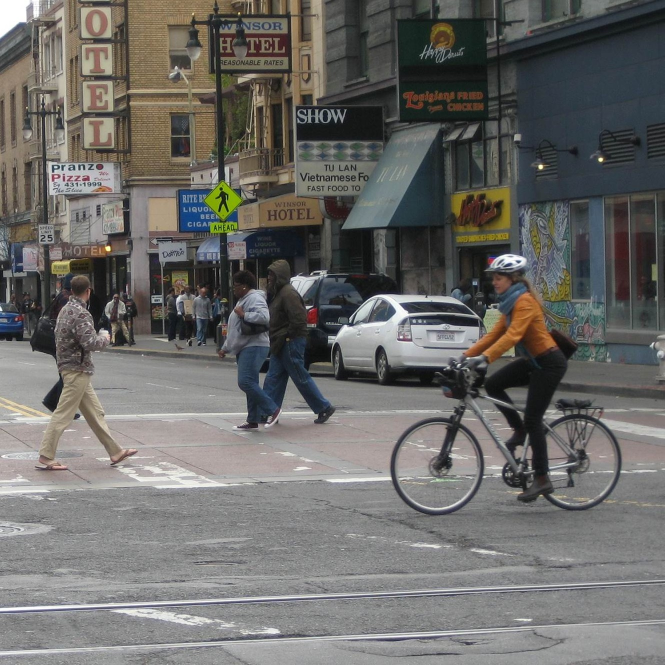
#> input picture landing algorithm/deep/yolov5/img/street.jpg, 1330 x 1330 px (shown at 1/2 size)
$ python -i EdgeDrawing.py   (imports and definitions only)   (older library calls are emulated)
#> lines starting #> are read from the running program, lines starting #| are printed output that depends on the picture
# -*- coding: utf-8 -*-
"""
Created on Sat Apr 21 13:10:49 2018

@author: Shaojun Luo
"""
import numpy as np
import cv2

# define value of HORIZONTAL
HORIZONTAL = 1
VERTICAL = -1
LEFT = -1
RIGHT = 1
UP = -1
DOWN = 1
max_gap = 4
# default parameters
EDParam_default = {'ksize': 3,
                   'sigma': 1.0,
                   'gradientThreshold': 50,
                   'anchorThreshold': 3,
                   'scanIntervals': 1}

class EdgeDrawing:
    # initiation
    def __init__(self, EDParam = EDParam_default):
        #	EDLineDetector constructor function
        #set parameters for line segment detection
        self.ksize_ = EDParam['ksize']
        self.sigma_ = EDParam['sigma']
        self.gradientThreshold_ = EDParam['gradientThreshold']
        self.anchorThreshold_  = EDParam['anchorThreshold']
        self.scanIntervals_    = EDParam['scanIntervals']
        #dimension of image
        self.MAX_X = 0
        self.MAX_Y = 0
        self.G_ = np.array([])
        self.D_ = np.array([])
        self.E_ = np.array([])

    # search algorithm for EdgeDrawing
    def GoUp_(self,x, y):
        segment = [] # array to record edge segment
        direct_next = None # search direction of left side similart to right, up and down
        while x>0 and self.G_[x,y]>0 and not self.E_[x,y]:
            next_y = [max(0,y-1), y, min(self.MAX_Y-1,y+1)] # search in a valid area
            segment.append((x,y))# extend line segments
            if self.D_[x,y] == VERTICAL:
                self.E_[x, y] = True # mark as edge
                y_last = y # record parent pixel
                x, y = x-1, next_y[np.argmax(self.G_[x-1, next_y])]# walk to next pixel with max gradient
            else:
                direct_next = y - y_last # change direction to continue search
                break # stop and proceed to next search
        return segment,direct_next

    def GoDown_(self,x, y):
        segment = []
        direct_next = None
        while x < self.MAX_X-1 and self.G_[x,y]>0 and not self.E_[x, y]:
            next_y = [max(0,y-1), y, min(self.MAX_Y-1,y+1)]
            segment.append((x,y))
            if self.D_[x,y] == VERTICAL:
                self.E_[x, y] = True
                y_last = y
                x, y = x+1, next_y[np.argmax(self.G_[x+1, next_y])]
            else:
                direct_next = y - y_last
                break
        return segment,direct_next

    def GoRight_(self,x, y):
        segment = []
        direct_next = None
        while y < self.MAX_Y-1 and self.G_[x,y]>0 and not self.E_[x,y]:
            next_x =  [max(0,x-1), x, min(self.MAX_X-1,x+1)]
            segment.append((x,y))
            if self.D_[x,y] == HORIZONTAL:
                self.E_[x, y] = True
                x_last = x
                x, y = next_x[np.argmax(self.G_[next_x, y+1])], y+1
            else:
                direct_next = x - x_last
                break
        return segment,direct_next

    def GoLeft_(self,x, y):
        segment = []
        direct_next = None
        while y>0 and self.G_[x, y]>0 and not self.E_[x, y]:
            next_x = [max(0,x-1), x, min(self.MAX_X-1,x+1)]
            segment.append((x,y))
            if self.D_[x,y] == HORIZONTAL:
                self.E_[x, y] = True
                x_last = x
                x, y = next_x[np.argmax(self.G_[next_x, y-1])], y-1
            else:
                direct_next = x - x_last
                break
        return segment, direct_next

    # walk down until reach the end
    def SmartWalk_(self, x,y,direct_next):
        segment = [(x,y)]
        while direct_next is not None:
            x, y = segment[-1][0], segment[-1][1]
            # if the last point of chain is horizontal, explore horizontally
            if self.D_[x,y] == HORIZONTAL:
                # get segment sequence
                if direct_next == LEFT:
                    s, direct_next = self.GoLeft_(x,y)
                elif direct_next == RIGHT:
                    s, direct_next = self.GoRight_(x,y)
                else: break
# [4 lines of commented-out code are left out]
            elif self.D_[x,y] == VERTICAL:  # explore vertically
                if direct_next == UP:
                    s, direct_next = self.GoUp_(x,y)
                elif direct_next == DOWN:
                    s, direct_next = self.GoDown_(x,y)
                else: break
# [4 lines of commented-out code are left out]
            else: # if the next pixel is invalid
                break
            if len(s) > 1:
                segment.extend(s[1:])
        return segment
    # find list of anchors
    def FindAnchors_(self,image):
        # detect the anchor
        anchor_list = []
        for i in range(1,image.shape[0]-1,self.scanIntervals_):
            for j in range(1,image.shape[1]-1,self.scanIntervals_):
                if self.D_[i,j] == HORIZONTAL:  # HORIZONTAL EDGl compare up & down
                    if self.G_[i,j] - self.G_[i-1,j] >= self.anchorThreshold_ and self.G_[i,j] - self.G_[i+1,j] >= self.anchorThreshold_:
                        anchor_list.append((i,j))
                elif self.D_[i,j] == VERTICAL: # VERTICAL EDGE. Compare with left & right.
                    if self.G_[i,j] - self.G_[i,j-1] >= self.anchorThreshold_ and self.G_[i,j] - self.G_[i,j+1] >= self.anchorThreshold_:
                        anchor_list.append((i,j))
        return anchor_list
    # merge edges
    # [41 lines left out: function MergeEdges_, not called in this run]
    # edge drawing algorithm
    def EdgeDrawing(self, image, smoothed = False):
        # validation check for image
        if len(image.shape)>2:
            raise('Use only 1 channel or grayscale image')
            return None
        # set up dimension
        self.MAX_X = image.shape[0]
        self.MAX_Y = image.shape[1]
        # if not smoothed then smooth it
        if not smoothed: #input image hasn't been smoothed.
            img = cv2.GaussianBlur(image,(self.ksize_,self.ksize_),self.sigma_)
        else:
            img = image.copy()
        # compute dx,dy imagegradient
        dxImg_ = cv2.Sobel(img,cv2.CV_64F,1,0,ksize=1)
        dyImg_ = cv2.Sobel(img,cv2.CV_64F,0,1,ksize=1)

        # Compute gradient map and direction map
        #self.G_ = np.sqrt(dxImg_*dxImg_ + dyImg_*dyImg_)
        self.G_ = np.abs(dxImg_)+ np.abs(dyImg_)
        self.G_[self.G_ < self.gradientThreshold_] = 0
        # If true, then it is horizontal edge
        self.D_ = -np.sign(np.abs(dxImg_) - np.abs(dyImg_))
        self.D_[self.G_ < self.gradientThreshold_] = 0

        #cv2.imwrite('Gradient.bmp',255*(self.G_>0).astype(int))
        # find anchor list
        anchor_list = self.FindAnchors_(image)

        edges = []
        # initiate edgemap
        self.E_ = np.zeros(self.G_.shape,dtype = bool)
        # first round edrawing, get fragment segments
        for anchor in anchor_list:
            if not self.E_[anchor]: # if not mark as edges
                # walk right or down
                segment_1 = self.SmartWalk_(anchor[0], anchor[1], 1)
                # reset anchor point
                self.E_[anchor] = False
                # walk left or up
                segment_2 = self.SmartWalk_(anchor[0], anchor[1], -1)
                # concat two segments
                if len(segment_1[::-1] + segment_2)>0:
                    edges.append(segment_1[::-1] + segment_2[1:])
        # merge the edges with same direction
        #self.MergeEdges_(edges)
        edge_map = 255*self.E_.astype(np.uint8)
        return edges, edge_map


# [11 lines of commented-out code are left out]

>>> import cv2
>>> picture = cv2.imread('../yolov5/img/street.jpg', cv2.IMREAD_GRAYSCALE)
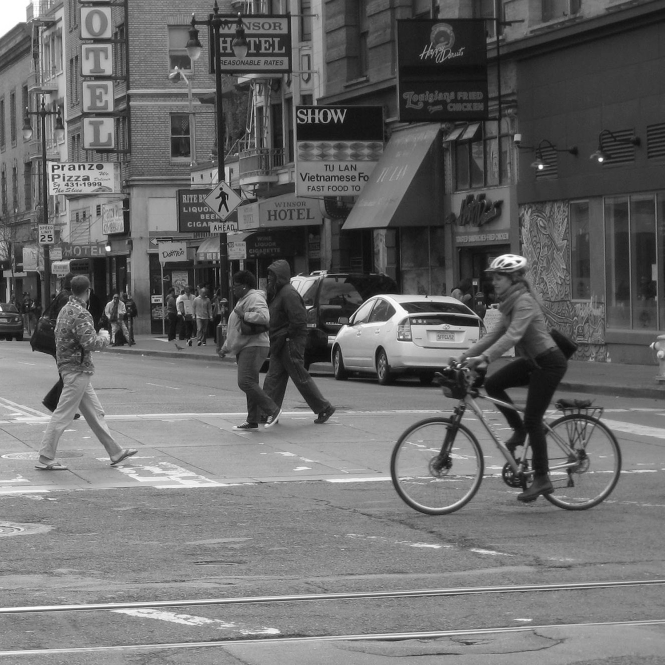
#> picture: shape (1330, 1330) (shown at 1/2 size); min 0, max 255, mean 106.3
>>> result = EdgeDrawing().EdgeDrawing(picture)
#> in __init__, `self.ksize_ = EDParam['ksize']`: self.ksize_ = 3
#> in __init__, `self.sigma_ = EDParam['sigma']`: self.sigma_ = 1
#> in __init__, `self.gradientThreshold_ = EDParam['gradientThreshold']`: self.gradientThreshold_ = 50
#> in __init__, `self.anchorThreshold_  = EDParam['anchorThreshold']`: self.anchorThreshold_ = 3
#> in __init__, `self.scanIntervals_    = EDParam['scanIntervals']`: self.scanIntervals_ = 1
#> in EdgeDrawing, `dxImg_ = cv2.Sobel(img,cv2.CV_64F,1,0,ksize=1)`:
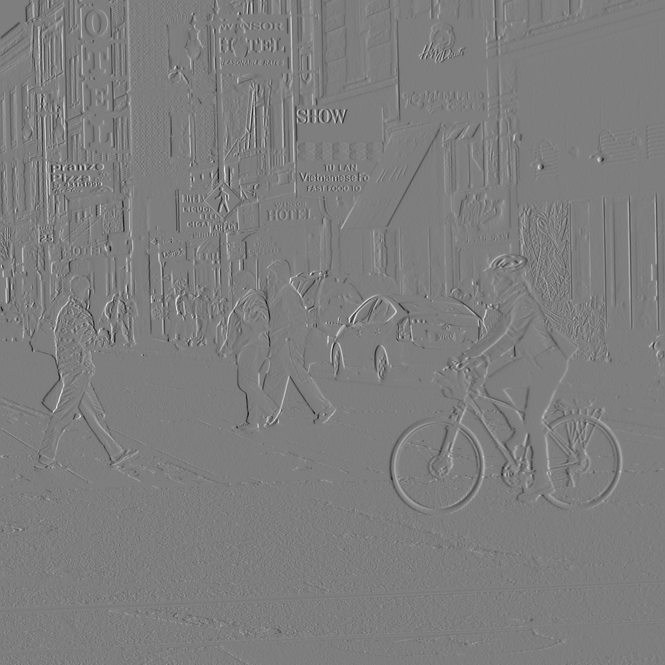
#> dxImg_: shape (1330, 1330) float64 (shown at 1/2 size); min -130, max 133, mean -0.1; drawn with min black and max white
#> in EdgeDrawing, `dyImg_ = cv2.Sobel(img,cv2.CV_64F,0,1,ksize=1)`:
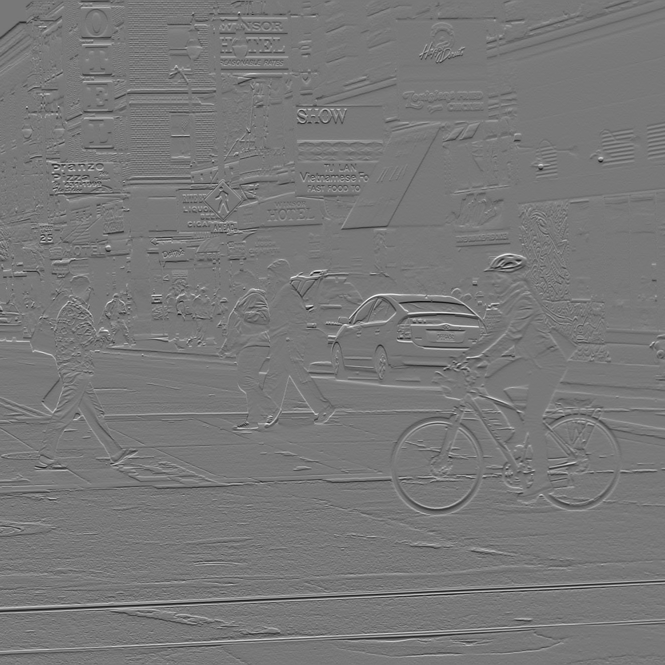
#> dyImg_: shape (1330, 1330) float64 (shown at 1/2 size); min -121, max 135, mean 0.1; drawn with min black and max white
#> in EdgeDrawing, `self.G_[self.G_ < self.gradientThreshold_] = 0`:
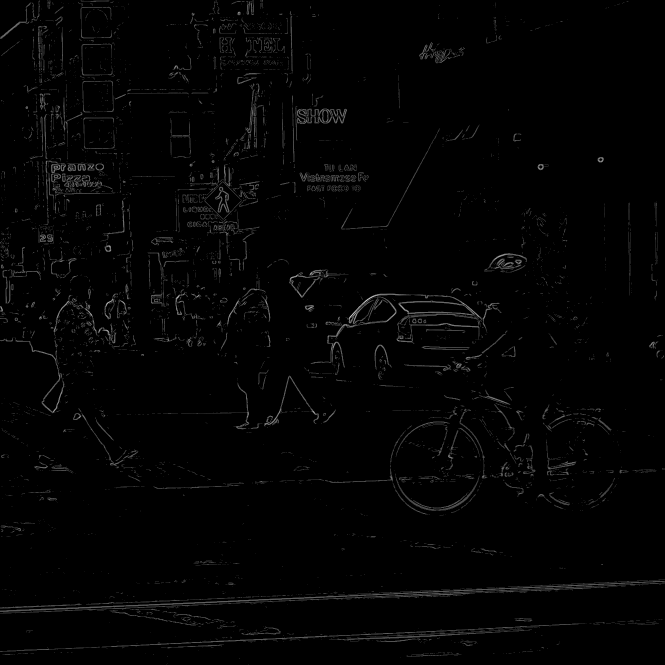
#> self.G_: shape (1330, 1330) float64 (shown at 1/2 size); min 0, max 229, mean 3.4
#> in EdgeDrawing, `self.D_ = -np.sign(np.abs(dxImg_) - np.abs(dyImg_))`:
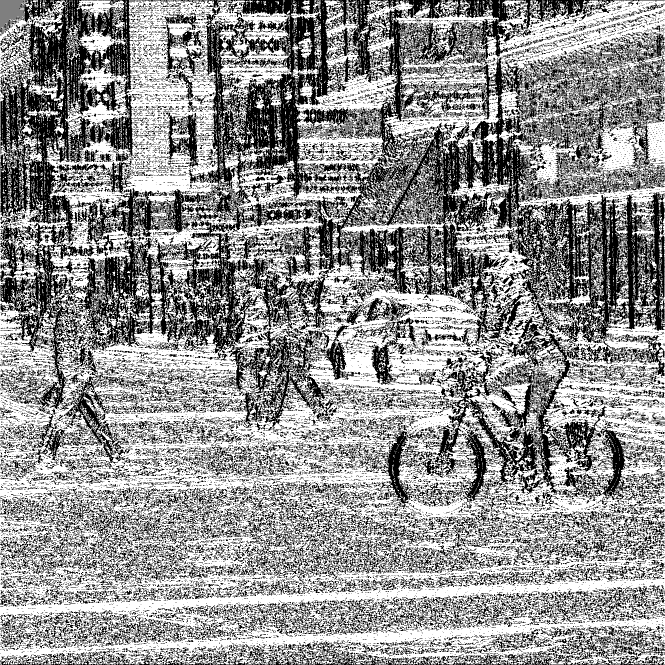
#> self.D_: shape (1330, 1330) float64 (shown at 1/2 size); min -1, max 1, mean 0.147; drawn with min black and max white
#> in EdgeDrawing, `self.D_[self.G_ < self.gradientThreshold_] = 0`:
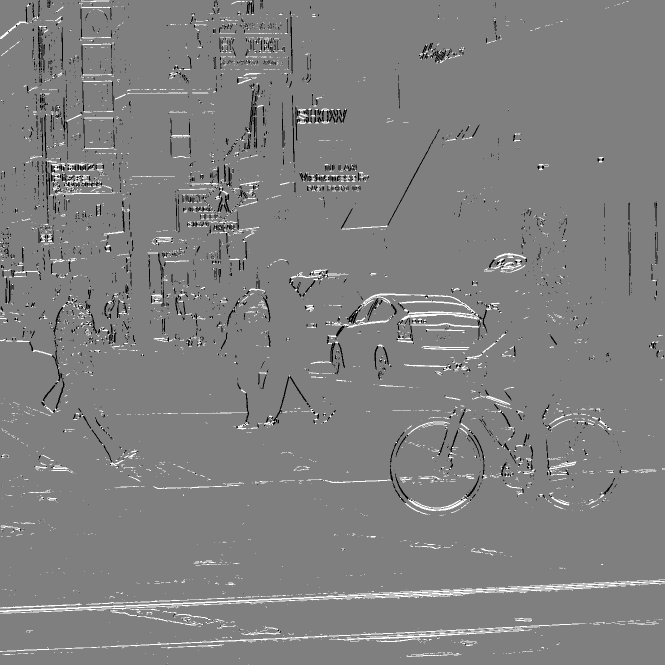
#> self.D_: shape (1330, 1330) float64 (shown at 1/2 size); min -1, max 1, mean 0.00809; drawn with min black and max white
#> in EdgeDrawing, `anchor_list = self.FindAnchors_(image)`: anchor_list = 41396 items
#> the loop in EdgeDrawing, `for anchor in anchor_list:` made 41396 passes
#> (segment_1, segment_2) on passes 135, 261: ([(5, 1246), (5, 1247), (5, 1248)], [(5, 1246), (6, 1245), (6, 1244)]), ([(12, 233), (12, 234)], [(12, 233), (13, 232), (13, 231)])
#> segment_2 on passes 1, 2, 3, 4, 9, 10: [(1, 78)], [(1, 95)], [(1, 99)], [(1, 162), (1, 161)], [(1, 430)], [(1, 433)]
#> after the loop in EdgeDrawing, `for anchor in anchor_list:`:
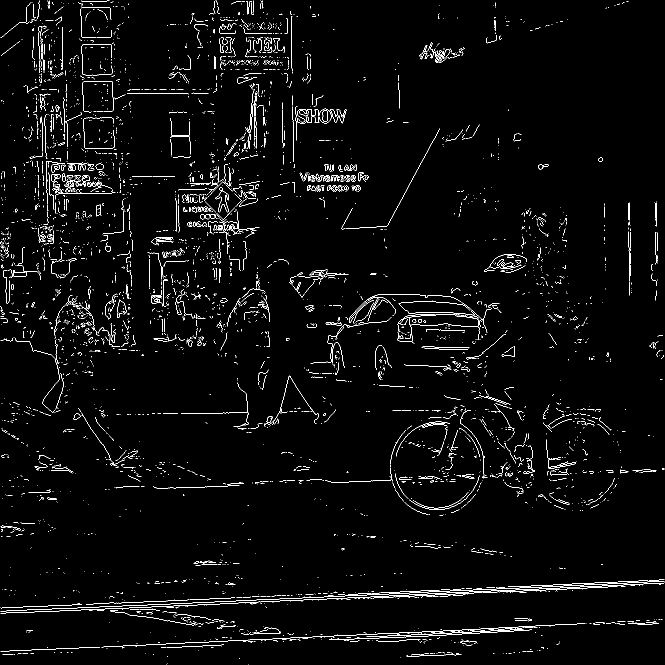
#> self.E_: shape (1330, 1330) bool (shown at 1/2 size); 2.6% white in thin lines or dots
#> after the loop in EdgeDrawing, `for anchor in anchor_list:`: edges = 5408 items
#> in EdgeDrawing, `edge_map = 255*self.E_.astype(np.uint8)`: edge_map: shape (1330, 1330); 2.6% white in thin lines or dots
